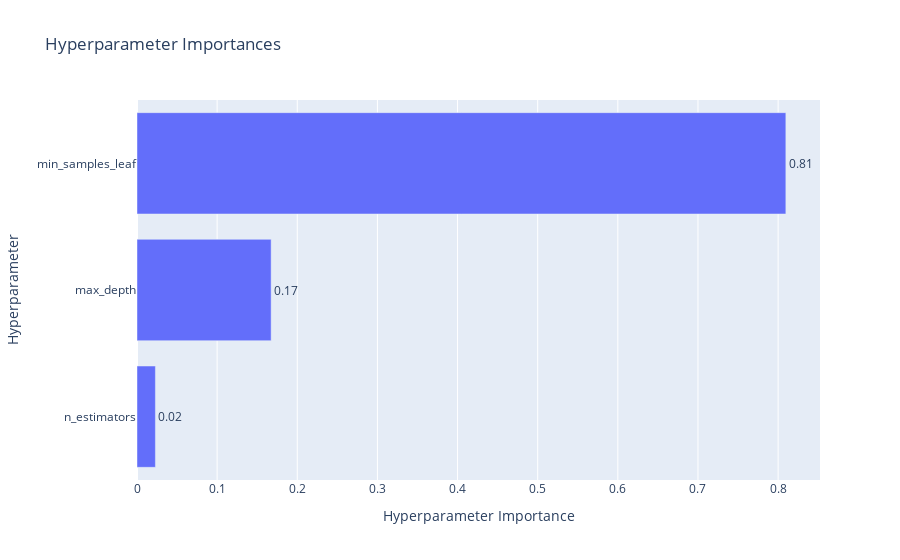

The cell this chart's notebook holds for it:
### Markdown cell above
График важности гиперпараметров - помогает понять, какие гиперпараметры вносят больший вклад в минимизацию/максимизацию метрики.

### Code cell
optuna.visualization.plot_param_importances(study, target_name="f1_score")

### Figure 1 — Plotly figure (JSON) as saved in the notebook; plotly's stock layout.template omitted (floating-point values rounded to 4 significant figures)
{"data": [{"cliponaxis": false, "hovertemplate": ["n_estimators (IntDistribution): 0.022966303229509898<extra></extra>", "max_depth (IntDistribution): 0.16737181511461335<extra></extra>", "min_samples_leaf (IntDistribution): 0.8096618816558768<extra></extra>"], "name": "f1_score", "orientation": "h", "text": ["0.02", "0.17", "0.81"], "textposition": "outside", "type": "bar", "x": [0.02297, 0.1674, 0.8097], "y": ["n_estimators", "max_depth", "min_samples_leaf"]}], "layout": {"title": {"text": "Hyperparameter Importances"}, "xaxis": {"title": {"text": "Hyperparameter Importance"}}, "yaxis": {"title": {"text": "Hyperparameter"}}}}
